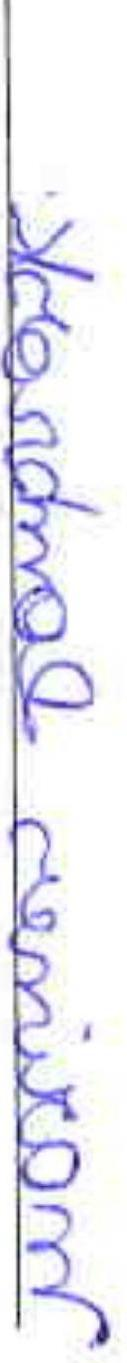
#> input picture images/sig_crop.jpg, 127 x 1363 px
$ jupyter execute 'Lecture 3.3 - Rotations.ipynb'
#> lines starting #> are read from the running program, lines starting #| are printed output that depends on the picture
## Rotations

cv2.getRotationMatrix2D(rotation_center_x, rotation_center_y, angle of rotation, scale)

[cell 1]
import cv2
import numpy as np

image = cv2.imread('images/sig_crop.jpg')
#> image is the input picture: shape (1363, 127, 3); mean B, G, R 241.5, 233.1, 233.7
cv2.imshow('Normal', image)
cv2.waitKey()
height, width = image.shape[:2]
#> height = 1363; width = 127

# Divide by two to rototate the image around its centre
rotation_matrix = cv2.getRotationMatrix2D((width, height), 90, 1)

rotated_image = cv2.warpAffine(image, rotation_matrix, (width, height))
#> rotated_image: shape (1363, 127, 3); every value is 0

cv2.imshow('Rotated Image', rotated_image)
cv2.waitKey()
cv2.destroyAllWindows()

### Notice all the black space surrounding the image.

We could now crop the image as we can calculate it's new size (we haven't learned cropping yet!).

But here's another method for simple rotations that uses the cv2.transpose function

[cell 2]
#Other Option to Rotate
img = cv2.imread('images/sig_crop.jpg')

rotated_image = cv2.transpose(img)
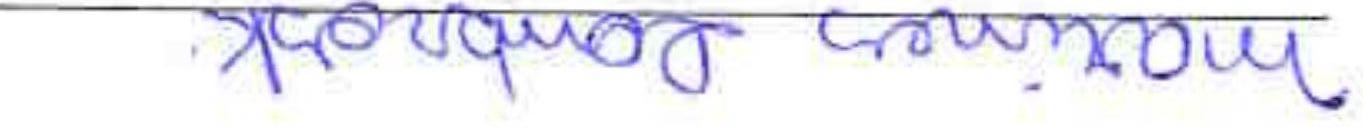
#> rotated_image: shape (127, 1363, 3); mean B, G, R 241.5, 233.1, 233.7
rotated_image = cv2.flip(rotated_image, -1)
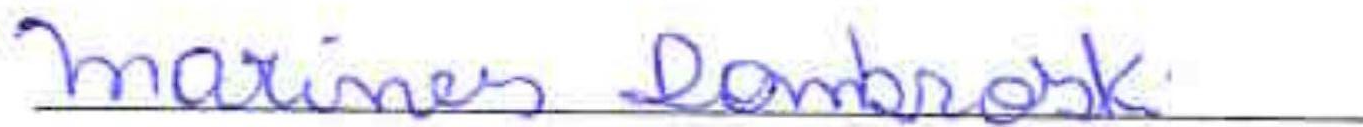
#> rotated_image: shape (127, 1363, 3); mean B, G, R 241.5, 233.1, 233.7

cv2.imshow('Rotated Image - Method 2', rotated_image)
cv2.waitKey()
cv2.destroyAllWindows()

[cell 3]
# Let's now to a horizontal flip.
flipped = cv2.flip(image, 1)
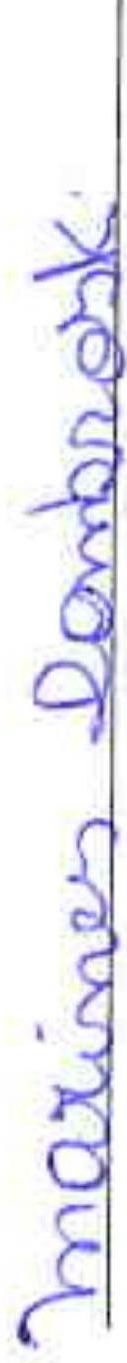
#> flipped: shape (1363, 127, 3); mean B, G, R 241.5, 233.1, 233.7
cv2.imshow('Horizontal Flip', flipped)
cv2.waitKey()
cv2.destroyAllWindows()

$ run again, with images/4star.jpg copied over images/sig_crop.jpg
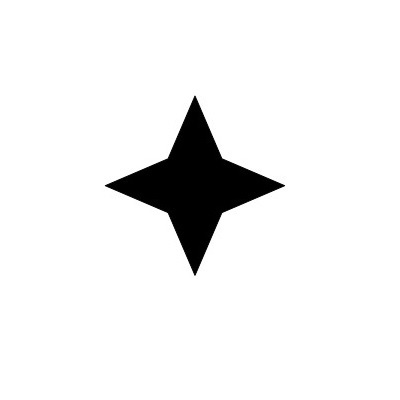
#> input picture images/4star.jpg, 400 x 400 px
#> image is the input picture: shape (400, 400, 3); min 0, max 255, mean 239.2
#> `rotated_image = cv2.flip(rotated_image, -1)`:
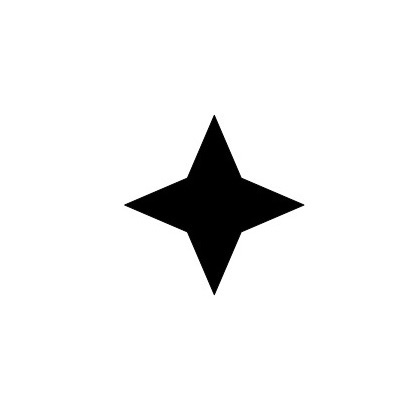
#> rotated_image: shape (400, 400, 3); min 0, max 255, mean 239.2
#> `flipped = cv2.flip(image, 1)`:
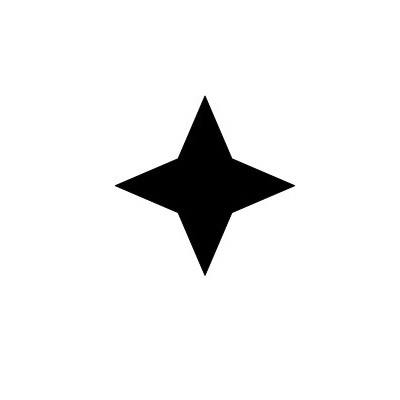
#> flipped: shape (400, 400, 3); min 0, max 255, mean 239.2
